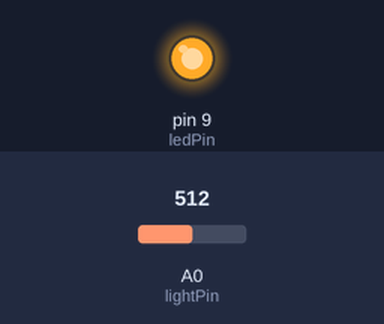
Simulated run of this sketch. Board: Arduino Uno, built with avr-gcc and run on an emulated ATmega328P. Shown: output pins drawn as LEDs (lit = HIGH). The test bench sets the inputs (shaded band); at power-on: A0 (lightPin) = 512.

Above: at 1.2 s.
1.3 s: A0 (lightPin) set to 317
2.8 s: A0 (lightPin) set to 283
At 4.0 s:
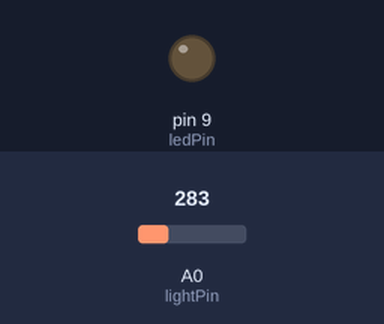
4.3 s: A0 (lightPin) set to 306
At 5.4 s:
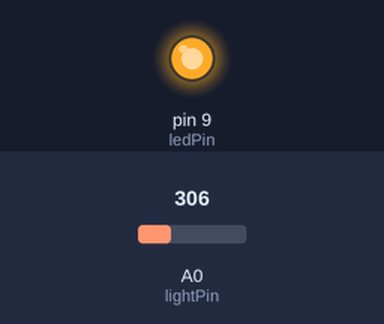
5.8 s: A0 (lightPin) set to 290
At 6.5 s:
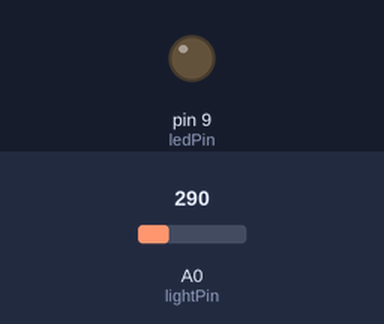
Timing chart, 0 to 8.3 s (numbered marks = the images above; inputs shaded):
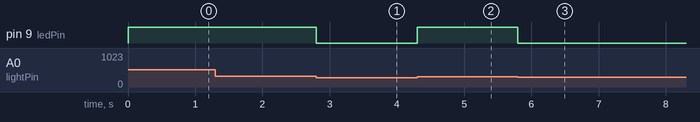

The sketch:

circ09.ino
```cpp
/*
* A simple programme that will change the intensity of
* an LED based  * on the amount of light incident on
* the photo resistor.
*
*/

//PhotoResistor Pin
int lightPin = 0; //the analog pin the photoresistor is
                  //connected to
                  //the photoresistor is not calibrated to any units so
                  //this is simply a raw sensor value (relative light)
//LED Pin
int ledPin = 9;   //the pin the LED is connected to
                  //we are controlling brightness so
                  //we use one of the PWM (pulse width
                  // modulation pins)
void setup()
{
  pinMode(ledPin, OUTPUT); //sets the led pin to output
}
/*
* loop() – this function will start after setup
* finishes and then repeat
*/
void loop(){
  int threshold = 300;
  if(analogRead(lightPin) > threshold){
    digitalWrite(ledPin, HIGH);
  }else{
    digitalWrite(ledPin, LOW);
  }
}
```

Measured:
- the behaviour switches between 301 and 300 on A0 (lightPin) (found by bisection; images 0 and 1)
- after the input at 1.3 s, every drawn part: stays the same
- after the input at 2.8 s, pin 9 (ledPin): HIGH → LOW at once
- after the input at 4.3 s, pin 9 (ledPin): LOW → HIGH at once
- after the input at 5.8 s, pin 9 (ledPin): HIGH → LOW at once
